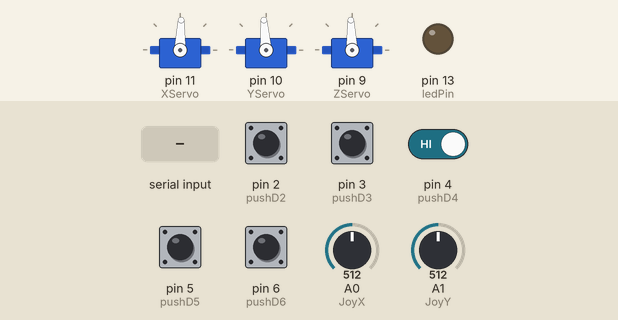
Bench run of a sketch on a simulated Arduino Uno, built with avr-gcc and run on an emulated ATmega328P. Shown: 3 × servo, output pins drawn as LEDs (lit = HIGH). The test bench sets the inputs (shaded band); at power-on: pin 2 (pushD2), pin 3 (pushD3), pin 4 (pushD4), pin 5 (pushD5), pin 6 (pushD6) HIGH, A0 (JoyX) = 512, A1 (JoyY) = 512. What the sketch prints to the serial monitor is not drawn.

Above: at 1.2 s.
1.3 s: pin 3 (pushD3) pulled LOW for 0.15 s
At 1.43 s:
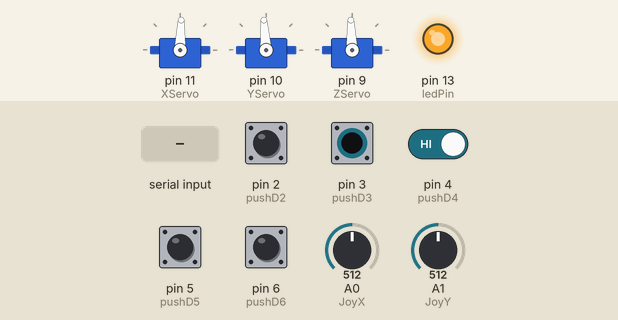
2.9 s: pin 6 (pushD6) pulled LOW for 0.15 s
At 3.6 s:
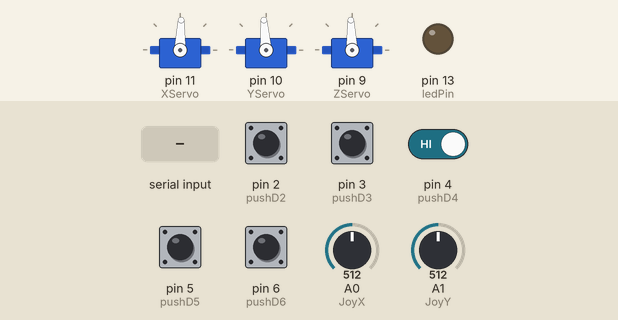
4.6 s: "1" received over Serial
At 6.3 s:
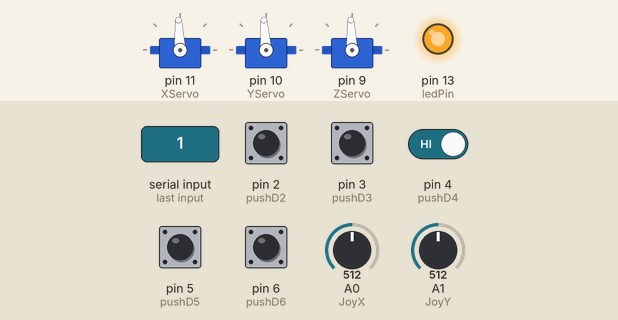
6.6 s: "0" received over Serial
At 7.6 s:
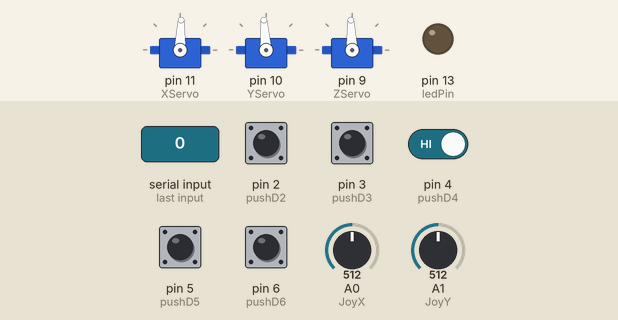
8.1 s: pin 4 (pushD4) driven LOW and pin 6 (pushD6) driven LOW
At 10.6 s:
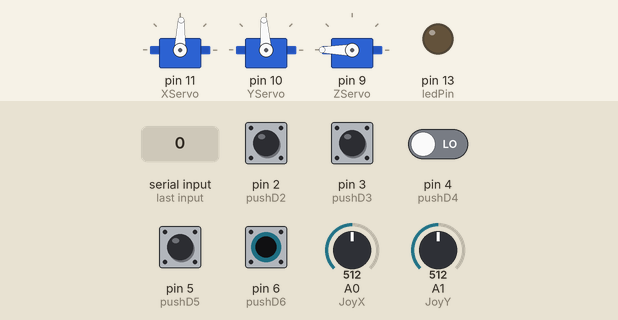
11.1 s: A0 (JoyX) set to 545
12.6 s: A0 (JoyX) set to 578
At 15.9 s:
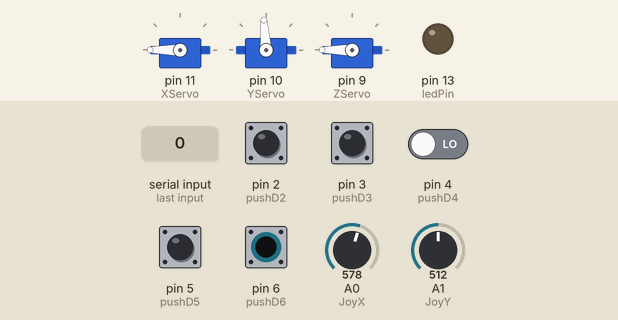
Timing chart, 0 to 16.6 s (numbered marks = the images above; inputs shaded):
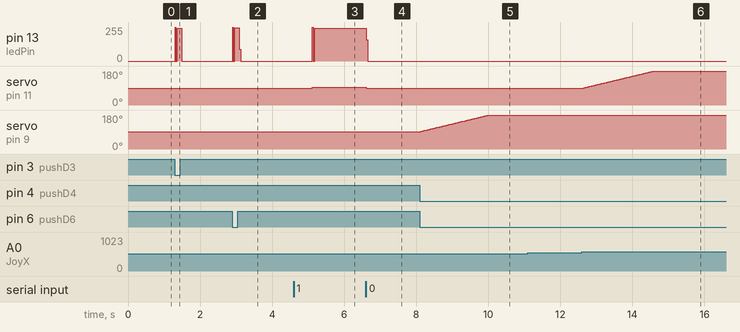

The sketch:

servo5_ino.ino
```cpp
#include <Servo.h>;


char val; // Data received from the serial port
int ledPin = 13; // Set the pin to digital I/O 13

int pushD2 = 2; // extra button
int pushD3 = 3; // not used button
int pushD6 = 6; // not used button
int pushD4 = 4; // up button
int pushD5 = 5; // down button

int JoyX = 0;
int JoyY = 1;


int pushD2val = 0; // high = not pressed
int pushD3val = 0; // high = not pressed
int pushD4val = 0; // high = not pressed
int pushD5val = 0; // high = not pressed
int pushD6val = 0; // high = not pressed

int JoyXval = 0;
int JoyYval = 0;

int Movespeed = 50;
float Joymovespeed_scale = 512/Movespeed;
int Calibration = 0;
int Calib_increment = 5;

Servo XServo;
Servo YServo;
Servo ZServo;
int Xzero_angle = 1450;
int Xturn_speed = 0;
int Yzero_angle = 1510; //1490
int Yturn_speed = 0;
int Zzero_angle = 1490;
int Zturn_speed = 0;

void setup(){

  XServo.attach(11);
  YServo.attach(10);
  ZServo.attach(9);
  XServo.write(Xzero_angle);
  YServo.write(Yzero_angle);
  ZServo.write(Zzero_angle);

  pinMode(pushD2, INPUT);
  pinMode(pushD3, INPUT);
  pinMode(pushD4, INPUT); // Z up
  pinMode(pushD5, INPUT); // Z down
  pinMode(pushD6, INPUT);

  pinMode(JoyX, INPUT);
  pinMode(JoyY, INPUT);

  pinMode(ledPin, OUTPUT); // Set pin as OUTPUT
  Serial.begin(9600); // Start serial communication at 9600 bps

}

void loop(){

  digitalWrite(ledPin, LOW);
  ZServo.writeMicroseconds(Zzero_angle);


  // Joystick XY
  JoyXval = analogRead(JoyX);
  JoyYval = analogRead(JoyY);
  if (Calibration == 0) {
    XServo.writeMicroseconds(Xzero_angle+(JoyXval-511)/Joymovespeed_scale);
    YServo.writeMicroseconds(Yzero_angle+(JoyYval-511)/Joymovespeed_scale);
  }
  else
  {
    if (JoyXval>511+50)
    {
      Xzero_angle+=Calib_increment;
      Calibration = 0;
    }
    if (JoyXval<511-50)
    {
      Xzero_angle-=Calib_increment;
      Calibration = 0;
    }
    if (JoyYval>511+50)
    {
      Yzero_angle+=Calib_increment;
      Calibration = 0;
    }
    if (JoyYval<511-50)
    {
      Yzero_angle-=Calib_increment;
      Calibration = 0;
    }

  }


  // Pushbuttons
  pushD2val = digitalRead(pushD2);
  pushD3val = digitalRead(pushD3);
  pushD4val = digitalRead(pushD4); // Z up
  pushD5val = digitalRead(pushD5); // Z down
  pushD6val = digitalRead(pushD6);

  if (Calibration == 0) {
    if (pushD4val == 0) // Z up
    {
      ZServo.writeMicroseconds(Zzero_angle+Movespeed);
      digitalWrite(ledPin, HIGH);
    }


    if (pushD5val == 0) // Z down
    {
      ZServo.writeMicroseconds(Zzero_angle-Movespeed);
      digitalWrite(ledPin, HIGH);
    }
  }
  else
  {
    if (pushD4val == 0) // Z up calib
    {
      Zzero_angle+= Calib_increment;
      Calibration = 0;
      digitalWrite(ledPin, HIGH);
    }


    if (pushD5val == 0) // Z down calib
    {
      Zzero_angle-= Calib_increment;
      Calibration = 0;

      digitalWrite(ledPin, HIGH);
    }
  }


  if (pushD6val == 0) { // Calibration mode
    digitalWrite(ledPin, HIGH);
    Calibration = 1;
  }

  if (pushD3val == 0) { // Calibration mode
    digitalWrite(ledPin, HIGH);
    Movespeed = 200;
    Joymovespeed_scale = 512/Movespeed;
  }
  else{
    Movespeed = 50;
    Joymovespeed_scale = 512/Movespeed;
  }


  if (Serial.available())
  { // If data is available to read,
    val = Serial.read(); // read it and store it in val
  }
  if (val == '0')
  {
    digitalWrite(ledPin, LOW); // turn the LED off

    XServo.writeMicroseconds(Xzero_angle);
    YServo.writeMicroseconds(Yzero_angle);
    ZServo.writeMicroseconds(Zzero_angle);

  }


  if (val == '1') {
    if (Calibration == 0) {
      digitalWrite(ledPin, HIGH);
      XServo.writeMicroseconds(Xzero_angle+Movespeed);

    }
    if (Calibration == 1) {
      Xzero_angle+=Calib_increment;
      Serial.write(Xzero_angle);
      delay(500);
      Calibration = 0;
    }
  }
  if (val == '2') {
    if (Calibration == 0) {
      digitalWrite(ledPin, HIGH);
      XServo.writeMicroseconds(Xzero_angle-Movespeed);

    }
    if (Calibration == 1) {
      Xzero_angle-=Calib_increment;
      Serial.write(Xzero_angle);
      delay(500);
      Calibration = 0;
    }
  }

  if (val == '3') {
    if (Calibration == 0) {
      digitalWrite(ledPin, HIGH);
      YServo.writeMicroseconds(Yzero_angle+Movespeed);

    }
    if (Calibration == 1) {
      Yzero_angle+=Calib_increment;
      Serial.write(Yzero_angle);
      Calibration = 0;
    }
  }
  if (val == '4') {
    if (Calibration == 0) {
      digitalWrite(ledPin, HIGH);
      YServo.writeMicroseconds(Yzero_angle-Movespeed);

    }
    if (Calibration == 1) {
      Yzero_angle-=Calib_increment;
      Serial.write(Yzero_angle);
      Calibration = 0;
    }
  }
  if (val == '5') {
    if (Calibration == 0) {
      digitalWrite(ledPin, HIGH);
      ZServo.writeMicroseconds(Zzero_angle+Movespeed);

    }
    if (Calibration == 1) {
      Zzero_angle+=Calib_increment;
      Serial.write(Zzero_angle);
      Calibration = 0;
    }
  }
  if (val == '6') {
    if (Calibration == 0) {
      digitalWrite(ledPin, HIGH);
      ZServo.writeMicroseconds(Zzero_angle-Movespeed);

    }
    if (Calibration == 1) {
      Zzero_angle-=Calib_increment;
      Serial.write(Zzero_angle);
      Calibration = 0;
    }
  }


  /// SPEED
  if (val == '7') {
    Movespeed = 50;
    Joymovespeed_scale = 512/Movespeed;
    Calibration = 0;
  }
  if (val == '8') {
    Movespeed = 200;
    Joymovespeed_scale = 512/Movespeed;
    Calibration = 0;
  }
  /// CALIBRATION MODE
  if (val == '9') {
    Calibration = 1;
  }


  delay(10);
}
```

Measured:
- the behaviour switches between 561 and 562 on A0 (JoyX) (found by bisection; images 5 and 6)
- after the input at 1.3 s, pin 13 (ledPin): 0/255 → 245/255 at once, → 0/255 0.18 s later
- after the input at 2.9 s, pin 13 (ledPin): 0/255 → 249/255 at once, → 0/255 0.18 s later
- after the input at 4.6 s, pin 13 (ledPin): 0/255 → 245/255 after 0.52 s; servo on pin 11 (XServo): 88° → 93° after 0.52 s
- after the input at 6.6 s, pin 13 (ledPin): 245/255 → 0/255 at once; servo on pin 11 (XServo): 93° → 88° at once
- after the input at 8.1 s, servo on pin 9 (ZServo): moves from 92° to 180° over 1.9 s, starting at once
- after the input at 11.1 s, every drawn part: stays the same
- after the input at 12.6 s, servo on pin 11 (XServo): moves from 88° to 180° over 2.0 s, starting at once
